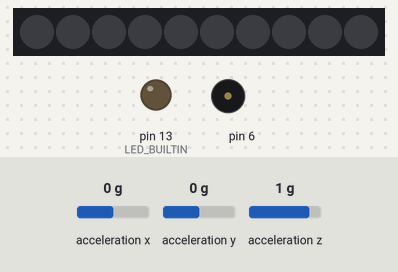
Bench run of a sketch on a simulated Arduino Leonardo, built with avr-gcc and run on an emulated ATmega32U4. On the bench: 10 RGB LEDs in strip order, left to right, output pins drawn as LEDs (lit = HIGH), buzzer (waves = sounding). The test bench sets the inputs (shaded band); at power-on: acceleration x 0 g, acceleration y 0 g, acceleration z 1 g. Dim RGB values are drawn brighter than linear; USB keyboard and mouse output is not drawn; what the sketch prints to the serial monitor is not drawn.

Above: at 1.2 s.
1.3 s: acceleration x set to -1.4 g
At 1.7 s:
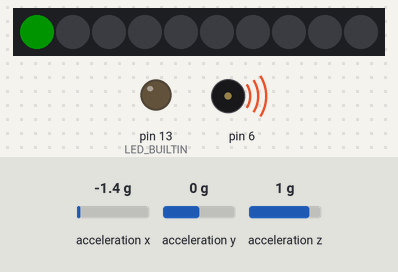
3.3 s: acceleration x set to 0 g
At 3.42 s:
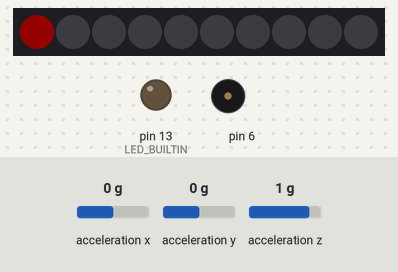
Timing chart, 0 to 6.3 s (numbered marks = the images above; inputs shaded):
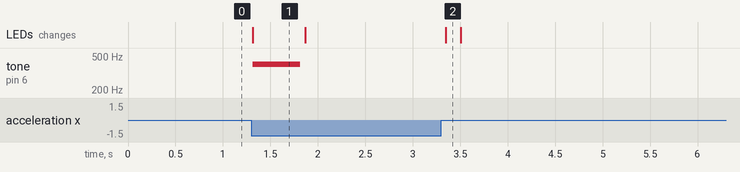

Measured:
- after the input at 1.3 s, tone on pin 6: silent → 400 Hz at once, → silent 0.50 s later; the LEDs: change at once (image 1)
- after the input at 3.3 s, the LEDs: change after 0.05 s (image 2)
- what the display in image 1 shows lasts 0.6 s, from 1.3 s to 1.9 s

The sketch:

prototype3.ino
```cpp
#include <Keyboard.h>
#include <Adafruit_CircuitPlayground.h>

//define the XYZ axis for the accelerometer
float X, Y, Z;
int curls = 0;
int degreesX = 0;
int degreesY = 0;
int degreesZ = 0;
int i = 0;
int j = 0;
int downCounter = 0;
int curlCounter = 0;
bool dumbellDown = false;
bool dumbellUp = false;
bool isFinished = false;


void setup() {
  // put your setup code here, to run once:

  //initialise the keyboard library
  Keyboard.begin();

  CircuitPlayground.begin();
  pinMode(LED_BUILTIN, OUTPUT);
}

void loop() {
  // put your main code here, to run repeatedly:

  X = CircuitPlayground.motionX();
  Y = CircuitPlayground.motionY();
  Z = CircuitPlayground.motionZ();

  CircuitPlayground.clearPixels();
//  if user lift the dumbbell to the bottom(when the tilt angle almost reach -90 degree)
  if (X > 8 && !dumbellDown) {
      dumbellDown = true;
      downCounter++;
      CircuitPlayground.setPixelColor(curls, 0,  255,   0); //the light will turn green
      CircuitPlayground.playTone(400,500); //there will be a sound when user successfully lift down the dumbbell to vertical
    }

//    if user lift up the dumbbell to horizontal)
    if (X<1 && dumbellDown) {
      dumbellDown = false;
      downCounter++;
      CircuitPlayground.setPixelColor(curls, 255, 0,   0); // the light will turn red
    }
    if(downCounter == 2) {
      Serial.println("completed down");
      downCounter = 0;
      i++;
//      send the Z character as a keyboard press.
//      In unity, pressing 'Z' in keyboard will
//      set the number of lifting times on the screen.
      Keyboard.press('Z');
      Keyboard.releaseAll();
      delay(100);
    }


  if (X<-8 && !dumbellUp) { //if user lift the dumbbell to the top(when the tilt angle almost reach 90 degree)
      dumbellUp = true;
      curlCounter++;
      CircuitPlayground.setPixelColor(curls, 0,  255,   0); //the light will turn green
      CircuitPlayground.playTone(400,500); //there will be a sound when user successfully lift up the dumbbell
    } if (X>-1 && dumbellUp) { //if user lift down the dumbbell to horizontal)
      dumbellUp = false;
      curlCounter++;
      CircuitPlayground.setPixelColor(curls, 255, 0,   0); // the light will turn red
    }
    if(curlCounter == 2) {
      Serial.println("completed curl");
      curlCounter = 0;
      j++;

//      send the X character as a keyboard press.
//      In unity, pressing 'X' in keyboard will
//      reduce the number of lifting times on the screen.
      Keyboard.press('X');
      Keyboard.releaseAll();
      delay(100);
    }

    if (j == i && i!=0 && !isFinished) {
      Serial.println("FINISHED!");
      CircuitPlayground.setPixelColor(curls, 255, 255,   0); //the light will turn yellow which presents that the whole process has finishedXXX
      isFinished = true;

//      send the P character as a keyboard press.
//      In unity, pressing 'P' in keyboard will stop the alarm audioclip
//      and play the congratulation audioclip.
      Keyboard.write('P');
      Keyboard.releaseAll();
    }


    Serial.print("X: ");
    Serial.print(X);
    Serial.print("  Y: ");
    Serial.print(Y);
    Serial.print("  Z: ");
    Serial.println(Z);
    Serial.print("  downCounter：");
    Serial.print(downCounter);
    Serial.print("  curlCounter：");
    Serial.print(curlCounter);
    Serial.print("  Setting times:  ");
    Serial.print(i);
    Serial.print("  Finished lift:  ");
    Serial.println(j);

    delay(50);


}
```
